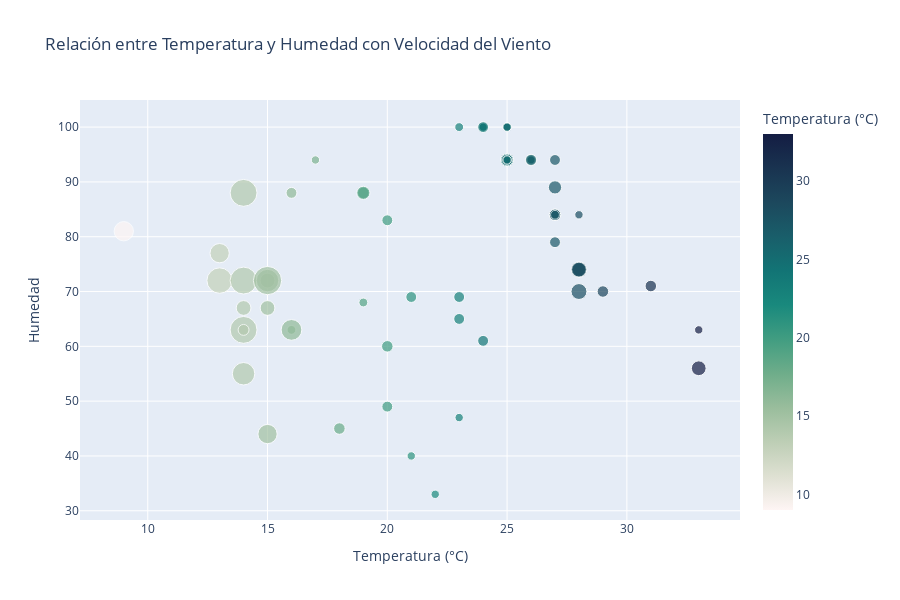

The code cell stored with this chart in its notebook:
### Markdown cell above
# Apartado 16

El objetivo de este apartado es analizar la relación entre la temperatura y la humedad en diferentes países, utilizando un gráfico de dispersión interactivo con Plotly. Además, se representará la velocidad del viento mediante el tamaño de los puntos en el gráfico.

    Selección de datos: 
Filtra la información de los siguientes países:

España
Tailandia
Nueva Zelanda
Estados Unidos

    Creación de la visualización:

Usa Plotly para generar un gráfico de dispersión (scatter plot) donde:

Eje X: Temperatura (°C)

Eje Y: Humedad (%)

Tamaño de los puntos: Velocidad del viento (km/h)

Color de los puntos: Temperatura (°C), utilizando la escala de colores "tempo"

Agrega información adicional en el hover para mostrar el nombre del país y la ciudad.

### Code cell


### Figure 1 — Plotly figure (JSON) as saved in the notebook; plotly's stock layout.template omitted (floating-point values rounded to 4 significant figures)
{"data": [{"customdata": [["Nan"], ["Wellington"], ["Madrid"], ["Bangkok"], ["Nan"], ["Wellington"], ["Madrid"], ["Bangkok"], ["Nan"], ["Wellington"], ["Madrid"], ["Bangkok"], ["Nan"], ["Wellington"], ["Madrid"], ["Bangkok"], ["Nan"], ["Wellington"], ["Madrid"], ["Bangkok"], ["Nan"], ["Wellington"], ["Madrid"], ["Bangkok"], ["Nan"], ["Wellington"], ["Madrid"], ["Bangkok"], ["Nan"], ["Wellington"], ["Madrid"], ["Bangkok"], ["Nan"], ["Wellington"], ["Madrid"], ["Bangkok"], ["Nan"], ["Wellington"], ["Madrid"], ["Bangkok"], ["Nan"], ["Wellington"], ["Madrid"], ["Bangkok"], ["Nan"], ["Wellington"], ["Madrid"], ["Bangkok"], ["Nan"], ["Wellington"], ["Madrid"], ["Bangkok"], ["Nan"], ["Wellington"], ["Madrid"], ["Bangkok"], ["Nan"], ["Wellington"], ["Madrid"], ["Bangkok"], ["Nan"], ["Wellington"], ["Madrid"], ["Bangkok"]], "hovertemplate": "<b>%{hovertext}</b><br><br>Temperatura (°C)=%{marker.color}<br>Humedad=%{y}<br>Velocidad del viento (km/h)=%{marker.size}<br>Ciudad=%{customdata[0]}<extra></extra>", "hovertext": ["Thailand", "New Zealand", "Spain", "Thailand", "Thailand", "New Zealand", "Spain", "Thailand", "Thailand", "New Zealand", "Spain", "Thailand", "Thailand", "New Zealand", "Spain", "Thailand", "Thailand", "New Zealand", "Spain", "Thailand", "Thailand", "New Zealand", "Spain", "Thailand", "Thailand", "New Zealand", "Spain", "Thailand", "Thailand", "New Zealand", "Spain", "Thailand", "Thailand", "New Zealand", "Spain", "Thailand", "Thailand", "New Zealand", "Spain", "Thailand", "Thailand", "New Zealand", "Spain", "Thailand", "Thailand", "New Zealand", "Spain", "Thailand", "Thailand", "New Zealand", "Spain", "Thailand", "Thailand", "New Zealand", "Spain", "Thailand", "Thailand", "New Zealand", "Spain", "Thailand", "Thailand", "New Zealand", "Spain", "Thailand"], "legendgroup": "", "marker": {"color": [33, 9, 20, 33, 26, 13, 18, 31, 25, 14, 21, 27, 24, 14, 22, 27, 26, 16, 23, 28, 23, 14, 16, 28, 24, 13, 17, 28, 25, 14, 19, 28, 25, 14, 21, 27, 24, 16, 23, 29, 26, 15, 24, 27, 25, 15, 23, 28, 25, 15, 19, 26, 24, 15, 20, 25, 25, 14, 19, 27, 25, 15, 20, 27], "coloraxis": "coloraxis", "size": [3.6, 19.1, 6.1, 11.2, 3.6, 33.1, 6.8, 6.8, 4, 37.1, 3.6, 6.1, 3.6, 37.1, 3.6, 9, 6.8, 4, 3.6, 9, 4, 11.2, 6.1, 13, 3.6, 19.1, 3.6, 3.6, 3.6, 6.1, 6.8, 11.2, 3.6, 37.1, 6.1, 6.8, 3.6, 22, 6.1, 6.8, 3.6, 11.2, 6.1, 6.8, 3.6, 11.2, 6.1, 13, 9, 25.9, 9, 6.1, 6.1, 41, 6.1, 6.8, 3.6, 25.9, 4, 4, 3.6, 19.1, 6.8, 6.1], "sizemode": "area", "sizeref": 0.1025, "symbol": "circle"}, "mode": "markers", "name": "", "orientation": "v", "showlegend": false, "type": "scatter", "x": [33, 9, 20, 33, 26, 13, 18, 31, 25, 14, 21, 27, 24, 14, 22, 27, 26, 16, 23, 28, 23, 14, 16, 28, 24, 13, 17, 28, 25, 14, 19, 28, 25, 14, 21, 27, 24, 16, 23, 29, 26, 15, 24, 27, 25, 15, 23, 28, 25, 15, 19, 26, 24, 15, 20, 25, 25, 14, 19, 27, 25, 15, 20, 27], "xaxis": "x", "y": [63, 81, 49, 56, 94, 72, 45, 71, 100, 72, 40, 94, 100, 63, 33, 89, 94, 63, 47, 74, 100, 67, 88, 74, 100, 77, 94, 84, 100, 63, 88, 74, 94, 88, 69, 84, 100, 63, 65, 70, 94, 72, 61, 84, 100, 67, 69, 70, 94, 72, 88, 94, 100, 72, 83, 94, 94, 55, 68, 84, 94, 44, 60, 79], "yaxis": "y"}], "layout": {"coloraxis": {"colorbar": {"title": {"text": "Temperatura (°C)"}}, "colorscale": [[0, "rgb(254, 245, 244)"], [0.09091, "rgb(222, 224, 210)"], [0.1818, "rgb(189, 206, 181)"], [0.2727, "rgb(153, 189, 156)"], [0.3636, "rgb(110, 173, 138)"], [0.4545, "rgb(65, 157, 129)"], [0.5455, "rgb(25, 137, 125)"], [0.6364, "rgb(18, 116, 117)"], [0.7273, "rgb(25, 94, 106)"], [0.8182, "rgb(28, 72, 93)"], [0.9091, "rgb(25, 51, 80)"], [1, "rgb(20, 29, 67)"]]}, "height": 600, "legend": {"itemsizing": "constant", "tracegroupgap": 0}, "title": {"text": "Relación entre Temperatura y Humedad con Velocidad del Viento"}, "xaxis": {"anchor": "y", "domain": [0, 1], "title": {"text": "Temperatura (°C)"}}, "yaxis": {"anchor": "x", "domain": [0, 1], "title": {"text": "Humedad"}}}}
